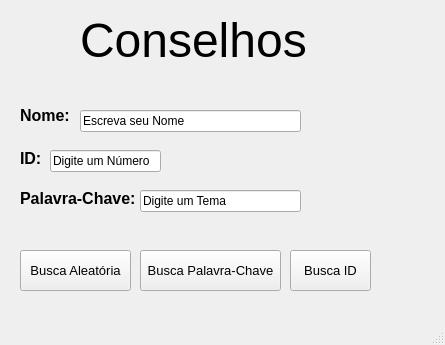
<?xml version="1.0" encoding="UTF-8"?>
<ui version="4.0">
 <class>PConselhos</class>
 <widget class="QMainWindow" name="PConselhos">
  <property name="geometry">
   <rect>
    <x>0</x>
    <y>0</y>
    <width>445</width>
    <height>345</height>
   </rect>
  </property>
  <property name="windowTitle">
   <string>Tela Conselhos</string>
  </property>
  <property name="windowIcon">
   <iconset>
    <normaloff>../../../../../../../Downloads/Icon Tela Conselho.jpg</normaloff>../../../../../../../Downloads/Icon Tela Conselho.jpg</iconset>
  </property>
  <widget class="QWidget" name="centralwidget">
   <widget class="QLabel" name="label">
    <property name="geometry">
     <rect>
      <x>80</x>
      <y>10</y>
      <width>291</width>
      <height>61</height>
     </rect>
    </property>
    <property name="font">
     <font>
      <family>Segoe UI</family>
      <pointsize>36</pointsize>
     </font>
    </property>
    <property name="layoutDirection">
     <enum>Qt::LayoutDirection::LeftToRight</enum>
    </property>
    <property name="text">
     <string>Conselhos</string>
    </property>
   </widget>
   <widget class="QLabel" name="label_2">
    <property name="geometry">
     <rect>
      <x>20</x>
      <y>100</y>
      <width>71</width>
      <height>31</height>
     </rect>
    </property>
    <property name="font">
     <font>
      <pointsize>12</pointsize>
      <bold>true</bold>
     </font>
    </property>
    <property name="text">
     <string>Nome:</string>
    </property>
   </widget>
   <widget class="QLabel" name="label_3">
    <property name="geometry">
     <rect>
      <x>20</x>
      <y>150</y>
      <width>31</width>
      <height>16</height>
     </rect>
    </property>
    <property name="font">
     <font>
      <pointsize>12</pointsize>
      <bold>true</bold>
     </font>
    </property>
    <property name="text">
     <string>ID:</string>
    </property>
   </widget>
   <widget class="QLabel" name="label_4">
    <property name="geometry">
     <rect>
      <x>20</x>
      <y>190</y>
      <width>121</width>
      <height>16</height>
     </rect>
    </property>
    <property name="font">
     <font>
      <pointsize>12</pointsize>
      <bold>true</bold>
     </font>
    </property>
    <property name="text">
     <string>Palavra-Chave:</string>
    </property>
   </widget>
   <widget class="QPushButton" name="pushButton">
    <property name="geometry">
     <rect>
      <x>20</x>
      <y>250</y>
      <width>111</width>
      <height>41</height>
     </rect>
    </property>
    <property name="font">
     <font>
      <pointsize>10</pointsize>
      <bold>false</bold>
     </font>
    </property>
    <property name="text">
     <string>Busca Aleatória</string>
    </property>
   </widget>
   <widget class="QPushButton" name="pushButton_2">
    <property name="geometry">
     <rect>
      <x>290</x>
      <y>250</y>
      <width>81</width>
      <height>41</height>
     </rect>
    </property>
    <property name="font">
     <font>
      <pointsize>10</pointsize>
      <bold>false</bold>
     </font>
    </property>
    <property name="text">
     <string>Busca ID</string>
    </property>
   </widget>
   <widget class="QPushButton" name="pushButton_3">
    <property name="geometry">
     <rect>
      <x>140</x>
      <y>250</y>
      <width>141</width>
      <height>41</height>
     </rect>
    </property>
    <property name="font">
     <font>
      <pointsize>10</pointsize>
      <bold>false</bold>
     </font>
    </property>
    <property name="text">
     <string>Busca Palavra-Chave</string>
    </property>
   </widget>
   <widget class="QLineEdit" name="lineEdit">
    <property name="geometry">
     <rect>
      <x>80</x>
      <y>110</y>
      <width>221</width>
      <height>22</height>
     </rect>
    </property>
    <property name="text">
     <string>Escreva seu Nome</string>
    </property>
   </widget>
   <widget class="QLineEdit" name="lineEdit_2">
    <property name="geometry">
     <rect>
      <x>50</x>
      <y>150</y>
      <width>111</width>
      <height>22</height>
     </rect>
    </property>
    <property name="text">
     <string>Digite um Número</string>
    </property>
   </widget>
   <widget class="QLineEdit" name="lineEdit_3">
    <property name="geometry">
     <rect>
      <x>140</x>
      <y>190</y>
      <width>161</width>
      <height>22</height>
     </rect>
    </property>
    <property name="text">
     <string>Digite um Tema</string>
    </property>
   </widget>
  </widget>
  <widget class="QMenuBar" name="menubar">
   <property name="geometry">
    <rect>
     <x>0</x>
     <y>0</y>
     <width>445</width>
     <height>22</height>
    </rect>
   </property>
  </widget>
  <widget class="QStatusBar" name="statusbar"/>
 </widget>
 <resources/>
 <connections/>
</ui>
